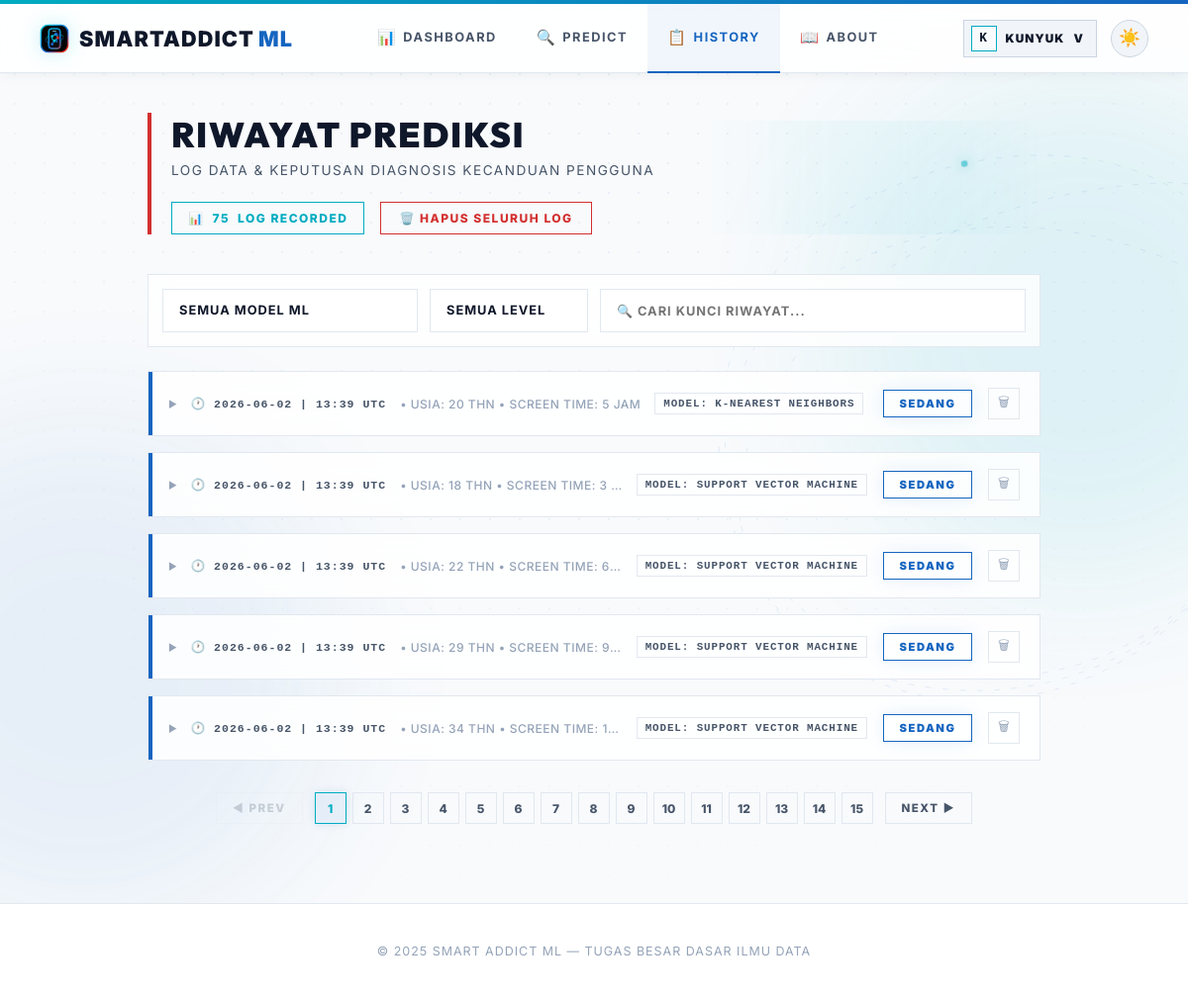
Page /history (signed in) on the earlier database version.
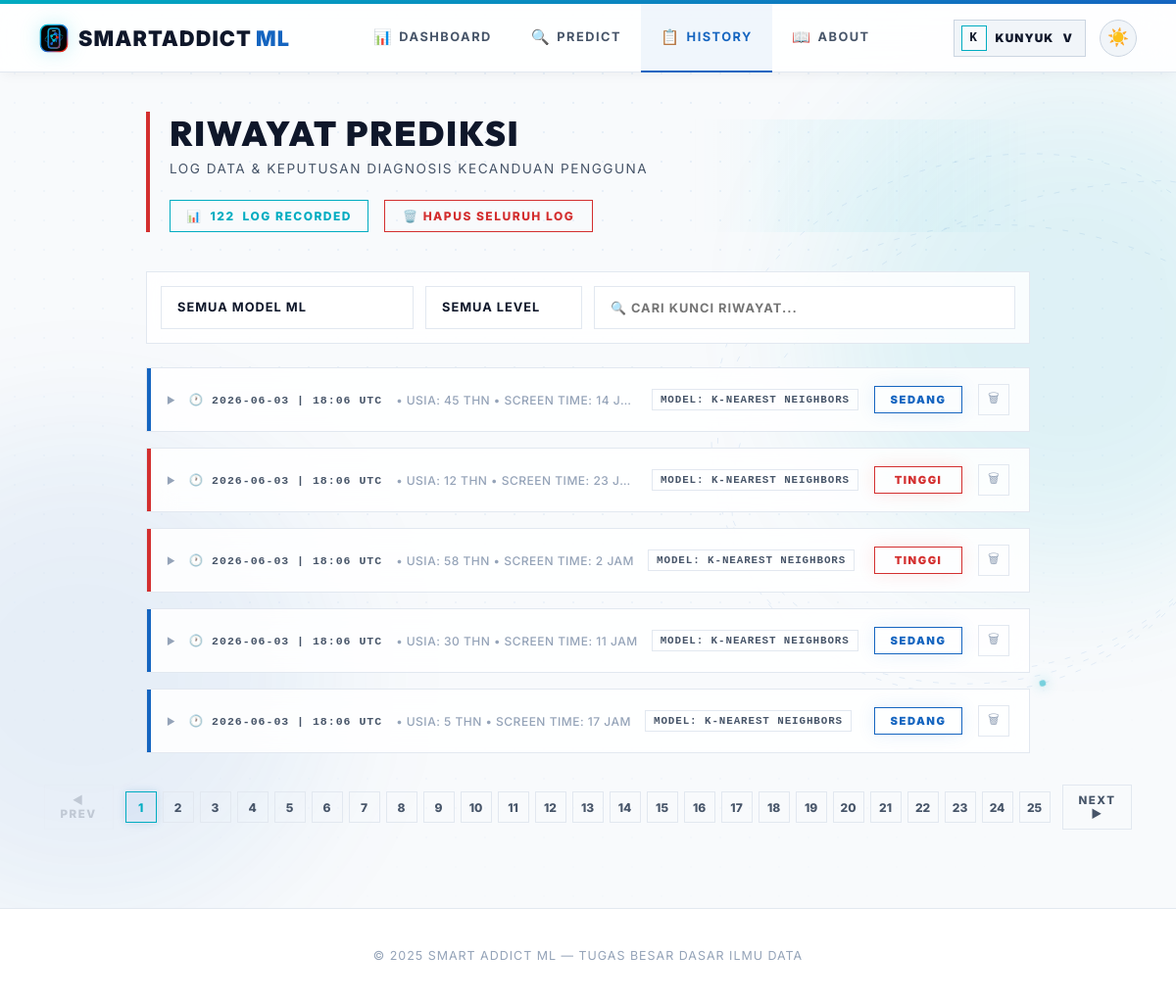
Same page on the later database version.
### smartaddict/models/prediction.py (models this page shows)
class Prediction(db.Model):
    id = db.Column(db.Integer, primary_key=True)
    user_id = db.Column(db.Integer, db.ForeignKey("user.id"), nullable=False)
    model_name = db.Column(db.String(50), nullable=False)
    input_values = db.Column(db.Text, nullable=False)
    result = db.Column(db.String(20), nullable=False)
    prediction_raw = db.Column(db.Integer, nullable=False)
    timestamp = db.Column(db.DateTime, default=datetime.utcnow)
    @property
    def input_list(self):
        return json.loads(self.input_values)

### smartaddict/routes/user_routes.py (the view)
@user_bp.route("/history", endpoint='history_page')
@login_required
def history_page():
    user_preds = Prediction.query.filter_by(user_id=current_user.id).order_by(Prediction.timestamp.desc()).all()
    return render_template("history.html", predictions=user_preds, active_page='history')

### app.py (called while the page is built)
@app.after_request
def add_no_cache(response):
    response.headers['Cache-Control'] = 'no-store, no-cache, must-revalidate, max-age=0'
    response.headers['Pragma'] = 'no-cache'
    response.headers['Expires'] = '0'
    return response

@login_manager.user_loader
def load_user(user_id):
    try:
        return User.query.get(int(user_id))
    except Exception:
        return None

### smartaddict/models/user.py (called while the page is built)
    @property
    def is_admin(self):
        return self.role == "admin"

### templates/history.html (shortened to what this page needs)
{% extends "base.html" %}
{% block content %}
<main class="content">
    <div class="page-header">
        <h1>RIWAYAT PREDIKSI</h1>
        <p>LOG DATA & KEPUTUSAN DIAGNOSIS KECANDUAN PENGGUNA</p>
        {% if predictions %}
        <div class="header-actions">
            <div class="count-badge">📊 <span id="visibleCount">{{ predictions|length }}</span> LOG RECORDED</div>
            <form method="post" action="{{ url_for('user.clear_my_history') }}" style="display:inline" onsubmit="return confirm('APAKAH ANDA YAKIN INGIN MENGHAPUS SELURUH LOG RIWAYAT?')">
                <button type="submit" class="btn-danger">🗑️ HAPUS SELURUH LOG</button>
            </form>
        </div>
        {% endif %}
    </div>
    {% if predictions %}
    <div class="filter-bar">
        <select id="filterModel" onchange="applyFilters()">
            <option value="">SEMUA MODEL ML</option>
        </select>
        <select id="filterLevel" onchange="applyFilters()">
            <option value="">SEMUA LEVEL</option>
        </select>
        <input type="text" id="filterSearch" placeholder="🔍 CARI KUNCI RIWAYAT..." oninput="applyFilters()">
    </div>
    <div class="history-list" id="historyList">
        {% for entry in predictions %}
        {% set level_class = 'level-rendah' if entry.result == 'Rendah' else ('level-sedang' if entry.result == 'Sedang' else 'level-tinggi') %}
        {% set inputs = entry.input_list %}
        <div class="history-card {{ level_class }}" style="animation-delay: {{ loop.index0 * 0.05 }}s" data-model="{{ entry.model_name }}" data-level="{{ entry.result }}" data-text="{{ entry.model_name }} {{ entry.result }} {{ entry.timestamp }}">
            <div class="history-main-row" onclick="toggleCard(this.closest('.history-card'))">
                <div class="toggle-area">
                    <span class="expand-icon">▶</span>
                    <span class="history-timestamp">🕐 {{ entry.timestamp.strftime('%Y-%m-%d | %H:%M UTC') }}</span>
                    {% set is_new = inputs|length >= 10 %}
                    <span class="history-summary-text">
                        {% if is_new %}
                            • Usia: {{ inputs[0] | round | int }} thn • Screen Time: {{ inputs[2] | round | int }} jam
                        {% else %}
                            • Data: {{ inputs | length }} fitur
                        {% endif %}
                    </span>
                    <span class="history-model-chip">MODEL: {{ entry.model_name | upper }}</span>
                </div>
                <div class="result-badge {{ level_class }}">{{ entry.result }}</div>
                        <form method="post" action="{{ url_for('user.delete_prediction', pred_id=entry.id) }}" onsubmit="return confirm('HAPUS LOG DIAGNOSIS INI?')" onclick="event.stopPropagation()">
                    <button type="submit" class="delete-btn" title="Hapus Log">🗑</button>
                </form>
            </div>
        </div>
        {% endfor %}
    </div>
    <div class="pagination-container" id="paginationContainer">
        <button class="pager-btn" id="prevBtn" onclick="changePage(-1)">◀ PREV</button>
        <div class="page-numbers" id="pageNumbers"></div>
        <button class="pager-btn" id="nextBtn" onclick="changePage(1)">NEXT ▶</button>
    </div>
    {% endif %}
</main>
{% endblock %}

### templates/base.html (shortened to what this page needs)
<!doctype html>
<html lang="id" data-theme="light">
<head>
</head>
<body>
    <div class="navbar-wrap">
        <nav class="navbar">
            <a href="{{ url_for('user.dashboard') }}" class="logo" style="text-decoration:none">
                <img class="logo-mark" src="{{ url_for('static', filename='img/smartaddict-logo.svg') }}" alt="" aria-hidden="true">
                <span>SmartAddict<span style="color:var(--m-blue-dark); font-weight: 900; margin-left: 4px;">ML</span></span>
            </a>
            <div class="nav-center">
                {% if current_user.is_authenticated and current_user.is_admin %}
                <a href="{{ url_for('admin.admin_dashboard') }}" {% if active_page == 'admin_dashboard' %}class="active"{% endif %}><span class="nav-icon">🛡️</span>Admin</a>
                <a href="{{ url_for('admin.admin_history') }}" {% if active_page == 'admin_history' %}class="active"{% endif %}><span class="nav-icon">📋</span>History</a>
                <a href="{{ url_for('admin.admin_users') }}" {% if active_page == 'admin_users' %}class="active"{% endif %}><span class="nav-icon">👥</span>Users</a>
                <a href="{{ url_for('user.about') }}" {% if active_page == 'about' %}class="active"{% endif %}><span class="nav-icon">📖</span>About</a>
                {% elif current_user.is_authenticated %}
                <a href="{{ url_for('user.dashboard') }}" {% if active_page == 'dashboard' %}class="active"{% endif %}><span class="nav-icon">📊</span>Dashboard</a>
                <a href="{{ url_for('user.predict') }}" {% if active_page == 'predict' %}class="active"{% endif %}><span class="nav-icon">🔍</span>Predict</a>
                <a href="{{ url_for('user.history_page') }}" {% if active_page == 'history' %}class="active"{% endif %}><span class="nav-icon">📋</span>History</a>
                <a href="{{ url_for('user.about') }}" {% if active_page == 'about' %}class="active"{% endif %}><span class="nav-icon">📖</span>About</a>
                {% else %}
                <a href="{{ url_for('user.dashboard') }}" {% if active_page == 'dashboard' %}class="active"{% endif %}><span class="nav-icon">📊</span>Dashboard</a>
                <a href="{{ url_for('user.about') }}" {% if active_page == 'about' %}class="active"{% endif %}><span class="nav-icon">📖</span>About</a>
                {% endif %}
            </div>
            <div class="nav-actions">
                {% if current_user.is_authenticated %}
                <div class="profile-menu" id="profileMenu">
                    <button type="button" class="profile-chip {% if active_page == 'profile' %}active{% endif %}" onclick="toggleProfileMenu(event)" aria-expanded="false" aria-controls="profileDropdown">
                        <span class="profile-chip-avatar">{{ current_user.username[0]|upper }}</span>
                        <span class="profile-chip-name">{{ current_user.username }}</span>
                        <span aria-hidden="true">v</span>
                    </button>
                </div>
                {% else %}
                <a href="{{ url_for('auth.login') }}" class="btn-nav-login">Login</a>
                {% endif %}
                <button class="theme-toggle" id="themeToggle" onclick="toggleTheme()" title="Toggle tema">
                    <span id="themeIcon">🌙</span>
                </button>
            </div>
        </nav>
    </div>
    <div class="nav-spacer"></div>
    <div class="sa-bg-stage" aria-hidden="true">
        <div class="sa-bg-glow sa-bg-glow-b"></div>
    </div>
    {% block content %}{% endblock %}
    {% block footer %}
    <footer class="footer">
        <p>© 2025 Smart Addict ML — Tugas Besar Dasar Ilmu Data</p>
    </footer>
    {% endblock %}
</body>
</html>

Differences in the rows shown:
no longer on this page (row unchanged): Prediction: timestamp "2026-06-02 | 13:39 UTC", inputs "20", user "5", model_name "K-NEAREST NEIGHBORS", result "SEDANG"
no longer on this page (row unchanged): Prediction: timestamp "2026-06-02 | 13:39 UTC", inputs "18", inputs "3", model_name "SUPPORT VECTOR MACHINE", result "SEDANG"
no longer on this page (row unchanged): Prediction: timestamp "2026-06-02 | 13:39 UTC", inputs "22", inputs "6…", model_name "SUPPORT VECTOR MACHINE", result "SEDANG"
no longer on this page (row unchanged): Prediction: timestamp "2026-06-02 | 13:39 UTC", inputs "29", inputs "9…", model_name "SUPPORT VECTOR MACHINE", result "SEDANG"
no longer on this page (row unchanged): Prediction: timestamp "2026-06-02 | 13:39 UTC", inputs "34", prediction_raw "1…", model_name "SUPPORT VECTOR MACHINE", result "SEDANG"
added Prediction: timestamp "2026-06-03 | 18:06 UTC", inputs "45", inputs "14", model_name "K-NEAREST NEIGHBORS", result "SEDANG"
added Prediction: timestamp "2026-06-03 | 18:06 UTC", inputs "12", inputs "23", model_name "K-NEAREST NEIGHBORS", result "TINGGI"
added Prediction: timestamp "2026-06-03 | 18:06 UTC", inputs "58", prediction_raw "2", model_name "K-NEAREST NEIGHBORS", result "TINGGI"
added Prediction: timestamp "2026-06-03 | 18:06 UTC", inputs "30", inputs "11", model_name "K-NEAREST NEIGHBORS", result "SEDANG"
added Prediction: timestamp "2026-06-03 | 18:06 UTC", user "5", inputs "17", model_name "K-NEAREST NEIGHBORS", result "SEDANG"
Other differences:
{{ predictions|length }}: "75" → "122"
